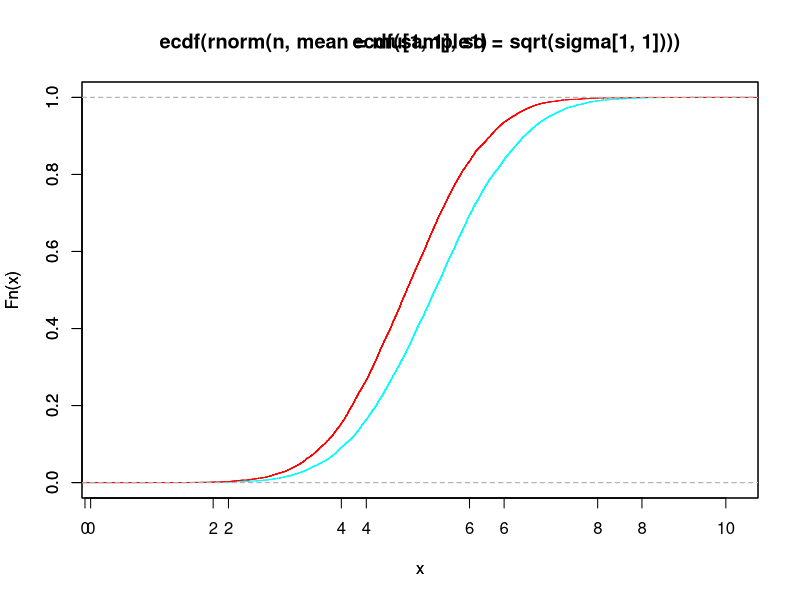
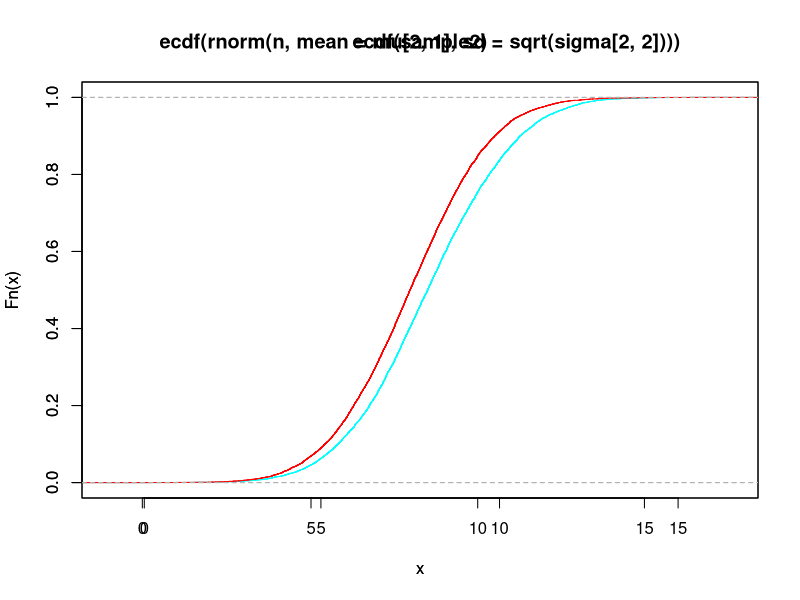
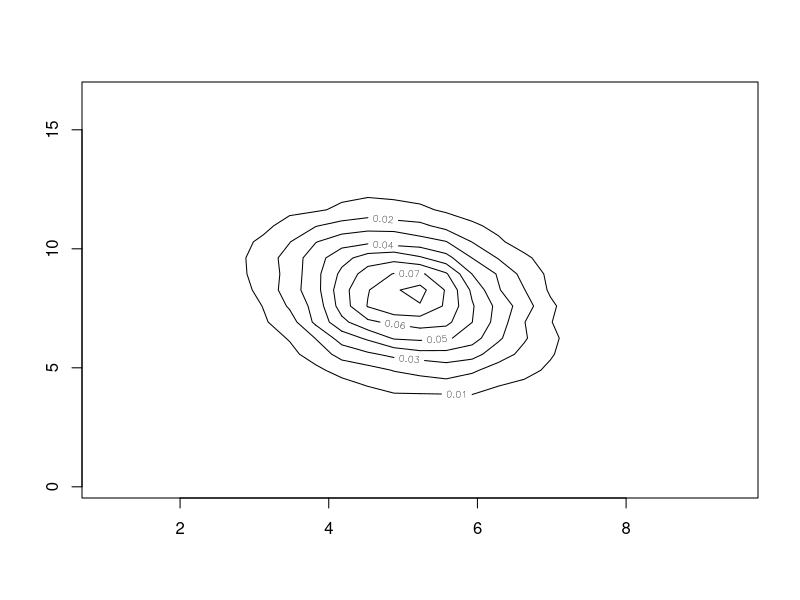
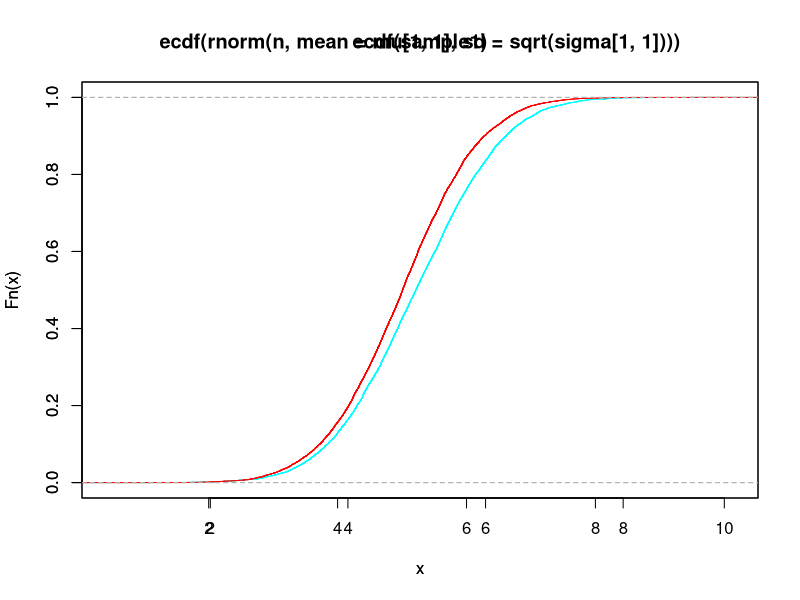
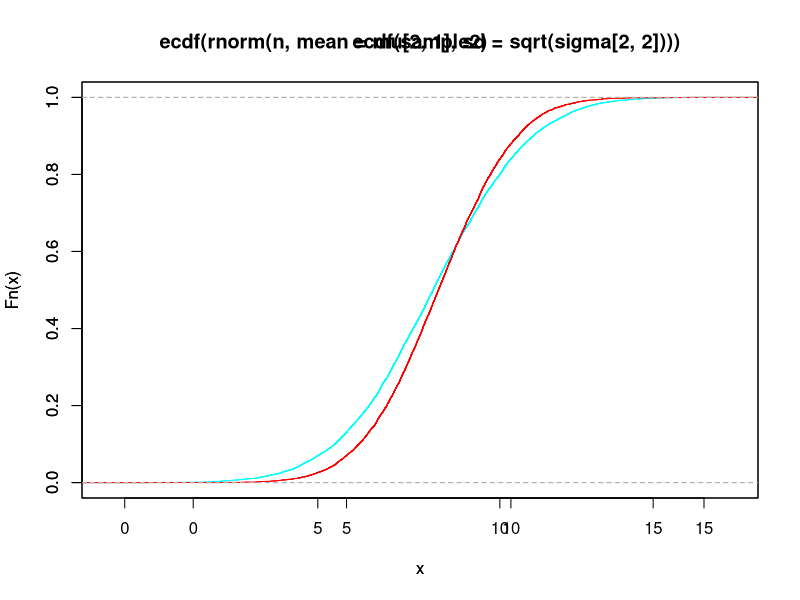
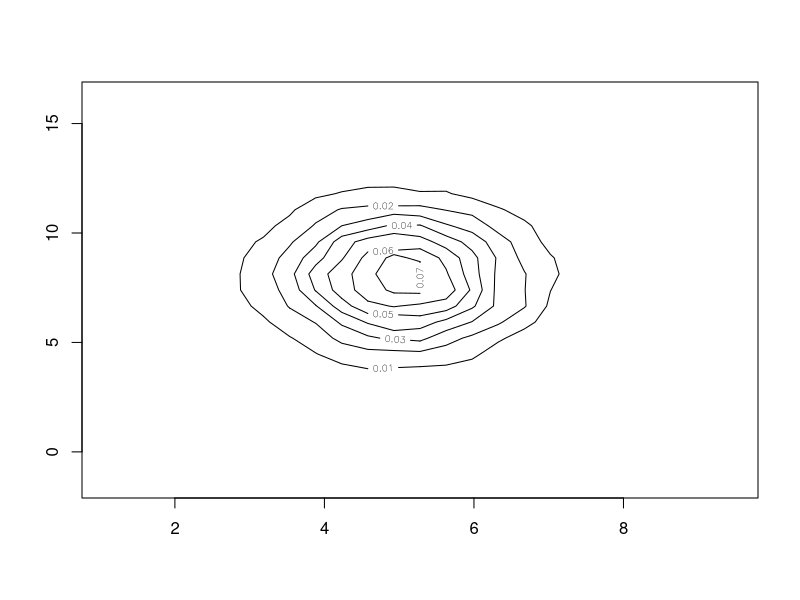
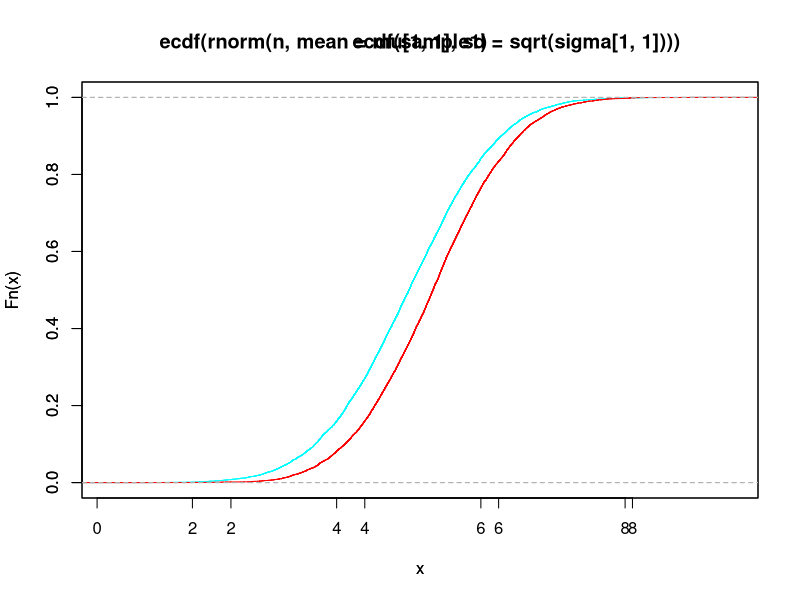
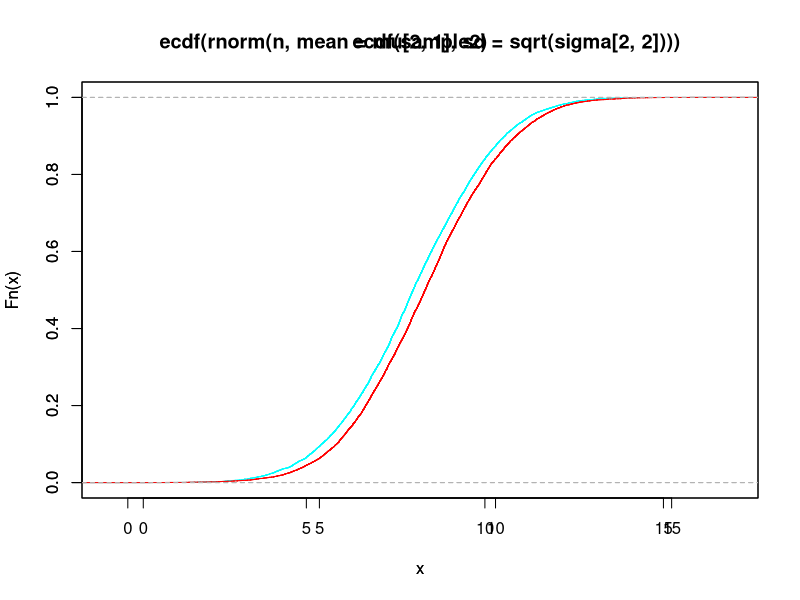

Source code (R) for these figures, in order:
library(MASS)

n<-10000
a_arr<-c(-0.25,0,0.25)
mu<-matrix(c(5,8),nrow=2,ncol=1)

for(a in 1:length(a_arr)){

	cat("Calculation for c = ",a_arr[a],"\n")

	sigma<-matrix(c(1,2*a_arr[a],2*a_arr[a],4),nrow=2,ncol=2)

	sigma_root<-matrix(c(sqrt(sigma[1,1]),0,
			a_arr[a]*sqrt(sigma[2,2]),
			sqrt(sigma[2,2]*(1-a_arr[a]*a_arr[a]))),
			nrow=2,ncol=2,byrow=TRUE)

	sample1<-vector(length=n)
	sample2<-vector(length=n)

	for(i in 1:n){
		normal_mat<-matrix(c(rnorm(1),rnorm(1)),nrow=2,ncol=1,byrow=TRUE)

		mat<-mu+sigma_root %*% normal_mat

		sample1[i]<-mat[1,1]
		sample2[i]<-mat[2,1]
	}

	mean1<-mean(sample1)
	mean2<-mean(sample2)
	var1<-var(sample1)
	var2<-var(sample2)
	cov_final<-cov(sample1,sample2)
	cor_final<-cor(sample1,sample2)

	cat("Mean vector : [",mean1," , ",mean2,"]\n")
	cat("Cov Matrix : [",var1," , ",cov_final,"]\n")
	cat("             [",cov_final," , ",var2,"]\n")
	cat("Correlation : ",cor_final,"\n")

	png(paste("cdf_sample1_",toString(a),".png"))
	plot(ecdf(rnorm(n,mean=mu[1,1],sd=sqrt(sigma[1,1]))),col='cyan')
	par(new=TRUE)
	plot(ecdf(sample1),col='red')

	png(paste("cdf_sample2_",toString(a),".png"))
	plot(ecdf(rnorm(n,mean=mu[2,1],sd=sqrt(sigma[2,2]))),col='cyan')
	par(new=TRUE)
	plot(ecdf(sample2),col='red')

	z<-kde2d(sample1,sample2)
	png(paste("contour_plot_",toString(a),".png"))
	contour(z)
	dev.off()
}
